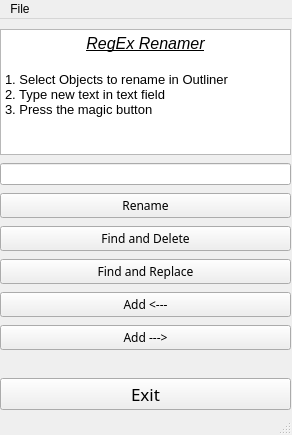
<?xml version="1.0" encoding="UTF-8"?>
<ui version="4.0">
 <class>RegEx_Renamer</class>
 <widget class="QMainWindow" name="RegEx_Renamer">
  <property name="geometry">
   <rect>
    <x>0</x>
    <y>0</y>
    <width>292</width>
    <height>435</height>
   </rect>
  </property>
  <property name="windowTitle">
   <string>MainWindow</string>
  </property>
  <widget class="QWidget" name="centralwidget">
   <widget class="QWidget" name="verticalLayoutWidget">
    <property name="geometry">
     <rect>
      <x>0</x>
      <y>10</y>
      <width>291</width>
      <height>381</height>
     </rect>
    </property>
    <layout class="QVBoxLayout" name="verticalLayout">
     <property name="spacing">
      <number>8</number>
     </property>
     <item>
      <widget class="QTextBrowser" name="textBrowser_2">
       <property name="html">
        <string>&lt;!DOCTYPE HTML PUBLIC &quot;-//W3C//DTD HTML 4.0//EN&quot; &quot;http://www.w3.org/TR/REC-html40/strict.dtd&quot;&gt;
&lt;html&gt;&lt;head&gt;&lt;meta name=&quot;qrichtext&quot; content=&quot;1&quot; /&gt;&lt;style type=&quot;text/css&quot;&gt;
p, li { white-space: pre-wrap; }
&lt;/style&gt;&lt;/head&gt;&lt;body style=&quot; font-family:'MS Shell Dlg 2'; font-size:8.25pt; font-weight:400; font-style:normal;&quot;&gt;
&lt;p align=&quot;center&quot; style=&quot; margin-top:0px; margin-bottom:0px; margin-left:0px; margin-right:0px; -qt-block-indent:0; text-indent:0px;&quot;&gt;&lt;span style=&quot; font-family:'Segoe UI Semibold'; font-size:12pt; font-style:italic; text-decoration: underline;&quot;&gt;RegEx Renamer&lt;/span&gt;&lt;/p&gt;
&lt;p style=&quot;-qt-paragraph-type:empty; margin-top:0px; margin-bottom:0px; margin-left:0px; margin-right:0px; -qt-block-indent:0; text-indent:0px; font-family:'Segoe UI Semibold'; font-size:12pt;&quot;&gt;&lt;br /&gt;&lt;/p&gt;
&lt;p style=&quot; margin-top:0px; margin-bottom:0px; margin-left:0px; margin-right:0px; -qt-block-indent:0; text-indent:0px;&quot;&gt;&lt;span style=&quot; font-family:'Segoe UI Semibold'; font-size:10pt;&quot;&gt;1. Select Objects to rename in Outliner&lt;/span&gt;&lt;/p&gt;
&lt;p style=&quot; margin-top:0px; margin-bottom:0px; margin-left:0px; margin-right:0px; -qt-block-indent:0; text-indent:0px;&quot;&gt;&lt;span style=&quot; font-family:'Segoe UI Semibold'; font-size:10pt;&quot;&gt;2. Type new text in text field&lt;/span&gt;&lt;/p&gt;
&lt;p style=&quot; margin-top:0px; margin-bottom:0px; margin-left:0px; margin-right:0px; -qt-block-indent:0; text-indent:0px;&quot;&gt;&lt;span style=&quot; font-family:'Segoe UI Semibold'; font-size:10pt;&quot;&gt;3. Press the magic button&lt;/span&gt;&lt;/p&gt;&lt;/body&gt;&lt;/html&gt;</string>
       </property>
      </widget>
     </item>
     <item>
      <widget class="QLineEdit" name="lineEdit"/>
     </item>
     <item>
      <widget class="QPushButton" name="but_rename">
       <property name="font">
        <font>
         <family>Segoe UI Semibold</family>
         <italic>false</italic>
        </font>
       </property>
       <property name="text">
        <string>Rename</string>
       </property>
      </widget>
     </item>
     <item>
      <widget class="QPushButton" name="but_find_del">
       <property name="font">
        <font>
         <family>Segoe UI Semibold</family>
        </font>
       </property>
       <property name="text">
        <string>Find and Delete</string>
       </property>
      </widget>
     </item>
     <item>
      <widget class="QPushButton" name="but_find_rep">
       <property name="font">
        <font>
         <family>Segoe UI Semibold</family>
        </font>
       </property>
       <property name="text">
        <string>Find and Replace</string>
       </property>
      </widget>
     </item>
     <item>
      <widget class="QPushButton" name="but_add_bef">
       <property name="font">
        <font>
         <family>Segoe UI Semibold</family>
        </font>
       </property>
       <property name="text">
        <string>Add &lt;---</string>
       </property>
      </widget>
     </item>
     <item>
      <widget class="QPushButton" name="but_add_aft">
       <property name="font">
        <font>
         <family>Segoe UI Semibold</family>
        </font>
       </property>
       <property name="text">
        <string>Add ---&gt;</string>
       </property>
      </widget>
     </item>
     <item>
      <spacer name="horizontalSpacer">
       <property name="orientation">
        <enum>Qt::Horizontal</enum>
       </property>
       <property name="sizeHint" stdset="0">
        <size>
         <width>40</width>
         <height>20</height>
        </size>
       </property>
      </spacer>
     </item>
     <item>
      <widget class="QPushButton" name="but_exit">
       <property name="font">
        <font>
         <family>Segoe UI Black</family>
         <pointsize>13</pointsize>
        </font>
       </property>
       <property name="text">
        <string>Exit</string>
       </property>
      </widget>
     </item>
    </layout>
   </widget>
  </widget>
  <widget class="QMenuBar" name="menubar">
   <property name="geometry">
    <rect>
     <x>0</x>
     <y>0</y>
     <width>292</width>
     <height>21</height>
    </rect>
   </property>
   <widget class="QMenu" name="menuF">
    <property name="title">
     <string>File</string>
    </property>
    <addaction name="actionExit"/>
   </widget>
   <addaction name="menuF"/>
  </widget>
  <widget class="QStatusBar" name="statusbar"/>
  <action name="actionExit">
   <property name="text">
    <string>Exit</string>
   </property>
  </action>
 </widget>
 <resources/>
 <connections/>
</ui>
